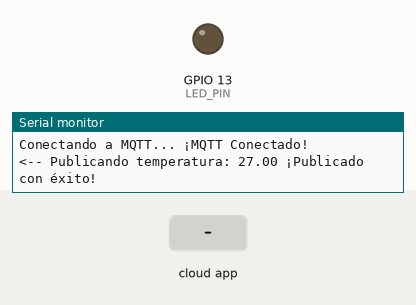
A sketch run on a simulated ESP32. Parts: output pins drawn as LEDs (lit = HIGH), the last lines printed to the serial monitor. Inputs (shaded band) come from the test bench. WiFi joins after 1.5 s; servers stay silent unless stated; random numbers use the default seed unless the sketch sets one; no MQTT or app messages arrive unless stated.

Above: at 2.7 s.
2.8 s: the phone or cloud app sets interruptor to ON
At 4.0 s:
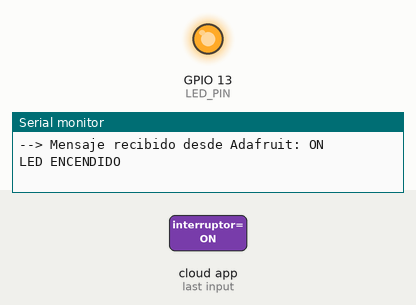
4.3 s: the phone or cloud app sets interruptor to OFF
At 4.8 s:
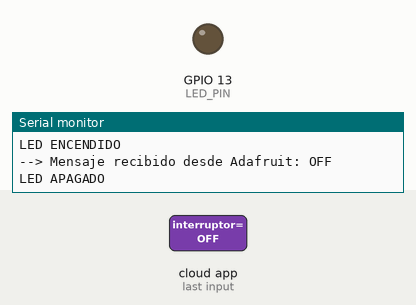
Timing chart, 0 to 7.3 s (numbered marks = the images above; inputs shaded):
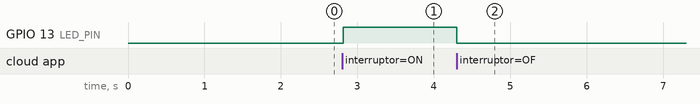

Measured:
- after the input at 2.8 s, GPIO 13 (LED_PIN): LOW → HIGH at once
- after the input at 4.3 s, GPIO 13 (LED_PIN): HIGH → LOW at once

The sketch:

PublishSubscribe.ino
```cpp
#include <WiFi.h>
#include <Adafruit_MQTT.h>
#include <Adafruit_MQTT_Client.h>

// =====================================================
// CONFIGURACIÓN DE WIFI
// =====================================================

#define WLAN_SSID       "TU_RED_WIFI"
#define WLAN_PASS       "TU_CONTRASENA_WIFI"

// =====================================================
// CONFIGURACIÓN DE ADAFRUIT IO
// =====================================================

#define AIO_SERVER      "io.adafruit.com"
#define AIO_SERVERPORT  1883

#define AIO_USERNAME    "TU_USUARIO_ADAFRUIT"
#define AIO_KEY         "TU_KEY_ADAFRUIT"

// =====================================================
// CONFIGURACIÓN DEL LED
// =====================================================

#define LED_PIN 13

// =====================================================
// CONEXIÓN WIFI Y MQTT
// =====================================================

WiFiClient client;

Adafruit_MQTT_Client mqtt(
  &client,
  AIO_SERVER,
  AIO_SERVERPORT,
  AIO_USERNAME,
  AIO_KEY
);

// =====================================================
// CONFIGURACIÓN DE FEEDS
// =====================================================

// ESP32 → Adafruit IO
Adafruit_MQTT_Publish pub_feed =
  Adafruit_MQTT_Publish(
    &mqtt,
    AIO_USERNAME "/feeds/temperatura"
  );

// Adafruit IO → ESP32
Adafruit_MQTT_Subscribe sub_feed =
  Adafruit_MQTT_Subscribe(
    &mqtt,
    AIO_USERNAME "/feeds/interruptor"
  );

// =====================================================
// CALLBACK DEL INTERRUPTOR
// =====================================================

void interruptorCallback(char *data, uint16_t len) {

  Serial.print("--> Mensaje recibido desde Adafruit: ");
  Serial.println(data);

  // Si recibimos ON
  if (strcmp(data, "ON") == 0) {

    digitalWrite(LED_PIN, HIGH);

    Serial.println("LED ENCENDIDO");
  }

  // Si recibimos OFF
  else if (strcmp(data, "OFF") == 0) {

    digitalWrite(LED_PIN, LOW);

    Serial.println("LED APAGADO");
  }
}

// =====================================================
// CONFIGURACIÓN INICIAL
// =====================================================

void setup() {

  Serial.begin(115200);

  delay(10);

  // Configurar LED
  pinMode(LED_PIN, OUTPUT);

  // Comenzar con LED apagado
  digitalWrite(LED_PIN, LOW);

  // ===================================================
  // CONECTAR AL WIFI
  // ===================================================

  Serial.println();
  Serial.println("Conectando a Wi-Fi...");

  WiFi.begin(WLAN_SSID, WLAN_PASS);

  while (WiFi.status() != WL_CONNECTED) {

    delay(500);

    Serial.print(".");
  }

  Serial.println();
  Serial.println("Wi-Fi conectado.");

  Serial.print("Dirección IP: ");
  Serial.println(WiFi.localIP());

  // ===================================================
  // CONFIGURAR SUSCRIPCIÓN
  // ===================================================

  sub_feed.setCallback(interruptorCallback);

  mqtt.subscribe(&sub_feed);

  Serial.println("Suscripción al feed 'interruptor' configurada.");
}

// =====================================================
// LOOP PRINCIPAL
// =====================================================

void loop() {

  // Asegurar conexión MQTT
  MQTT_connect();

  // ===================================================
  // PUBLICAR TEMPERATURA
  // ===================================================

  float valorSensor = random(20, 35);

  Serial.print("<-- Publicando temperatura: ");
  Serial.print(valorSensor);

  if (!pub_feed.publish(valorSensor)) {

    Serial.println(" ¡Falló la publicación!");

  } else {

    Serial.println(" ¡Publicado con éxito!");
  }

  // ===================================================
  // ESCUCHAR MENSAJES DE ADAFRUIT IO
  // =====================================================

  // Durante estos 5 segundos el ESP32
  // también estará pendiente de mensajes ON/OFF.

  mqtt.processPackets(5000);

  // ===================================================
  // MANTENER CONEXIÓN MQTT
  // =====================================================

  if (!mqtt.ping()) {

    mqtt.disconnect();
  }
}

// =====================================================
// FUNCIÓN PARA CONECTAR A MQTT
// =====================================================

void MQTT_connect() {

  int8_t ret;

  // Si ya estamos conectados, no hacemos nada
  if (mqtt.connected()) {

    return;
  }

  Serial.print("Conectando a MQTT... ");

  // Intentar conectar hasta conseguirlo
  while ((ret = mqtt.connect()) != 0) {

    Serial.println(mqtt.connectErrorString(ret));

    Serial.println("Reintentando conexión en 5 segundos...");

    mqtt.disconnect();

    delay(5000);
  }

  Serial.println("¡MQTT Conectado!");
}
```
